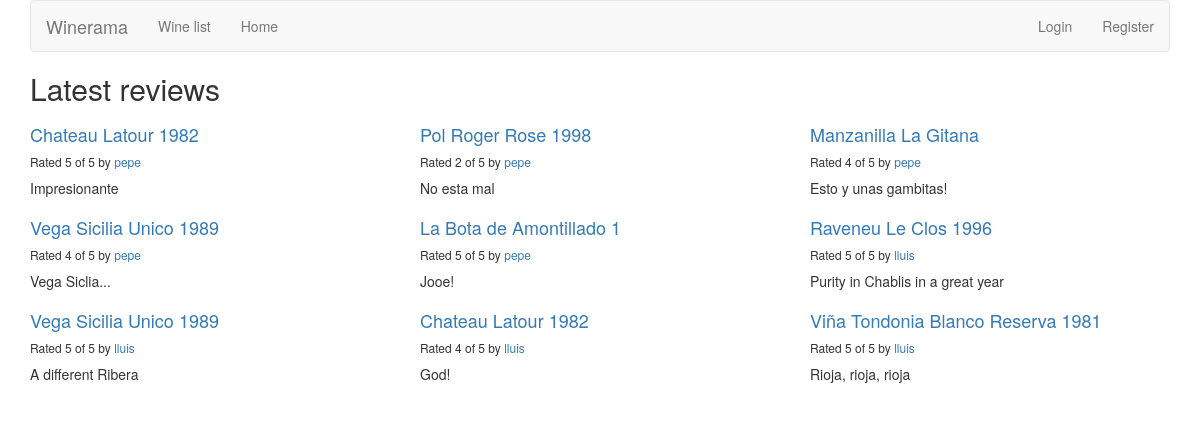
/home/, run on the app's committed database.
### reviews/models.py (models this page shows, shortened)
class Review(models.Model):
    RATING_CHOICES=(
        (1,'1'),
        (2,'2'),
        (3,'3'),
        (4,'4'),
        (5,'5'),
    )
    wine = models.ForeignKey(Wine,on_delete = models.DO_NOTHING)
    pub_date = models.DateTimeField('date published')
    user_name = models.CharField(max_length=100)
    comment = models.CharField(max_length=200)
    rating = models.IntegerField(choices=RATING_CHOICES)

class Wine(models.Model):
    name = models.CharField(max_length=200)

### reviews/views.py (the view)
def review_list(request):
    latest_review_list = Review.objects.order_by('-pub_date')[:9]
    context = {'latest_review_list':latest_review_list}
    return render(request, 'reviews/review_list.html', context)

### reviews/templates/reviews/review_list.html
{% extends 'reviews/base.html' %}
{% block title %}
<h2>Latest reviews</h2>
{% endblock %}
{% block content %}
{% if latest_review_list %}
<div class="row">
    {% for review in latest_review_list %}
    <div class="col-xs-6 col-lg-4">
        <h4><a href="{% url 'reviews:review_detail' review.id %}">
        {{ review.wine.name }}
        </a></h4>
        <h6>Rated {{ review.rating }} of 5 by <a href="{% url 'reviews:user_review_list' review.user_name %}" >{{ review.user_name }}</a></h6>
        <p>{{ review.comment }}</p>
    </div>
    {% endfor %}
</div>
{% else %}
<p>No reviews are available.</p>
{% endif %}
{% endblock %}

### data on the page
Review: wine.name "Chateau Latour 1982", rating "5", user_name "pepe", comment "Impresionante"
Review: wine.name "Pol Roger Rose 1998", rating "2", user_name "pepe", comment "No esta mal"
Review: wine.name "Manzanilla La Gitana", rating "4", user_name "pepe", comment "Esto y unas gambitas!"
Review: wine.name "Vega Sicilia Unico 1989", rating "4", user_name "pepe", comment "Vega Siclia..."
Review: wine.name "La Bota de Amontillado 1", rating "5", user_name "pepe", comment "Jooe!"
Review: wine.name "Raveneu Le Clos 1996", rating "5", user_name "lluis", comment "Purity in Chablis in a great year"
Review: wine.name "Vega Sicilia Unico 1989", rating "5", user_name "lluis", comment "A different Ribera"
Review: wine.name "Chateau Latour 1982", rating "4", user_name "lluis", comment "God!"
Review: wine.name "Viña Tondonia Blanco Reserva 1981", rating "5", user_name "lluis", comment "Rioja, rioja, rioja"
